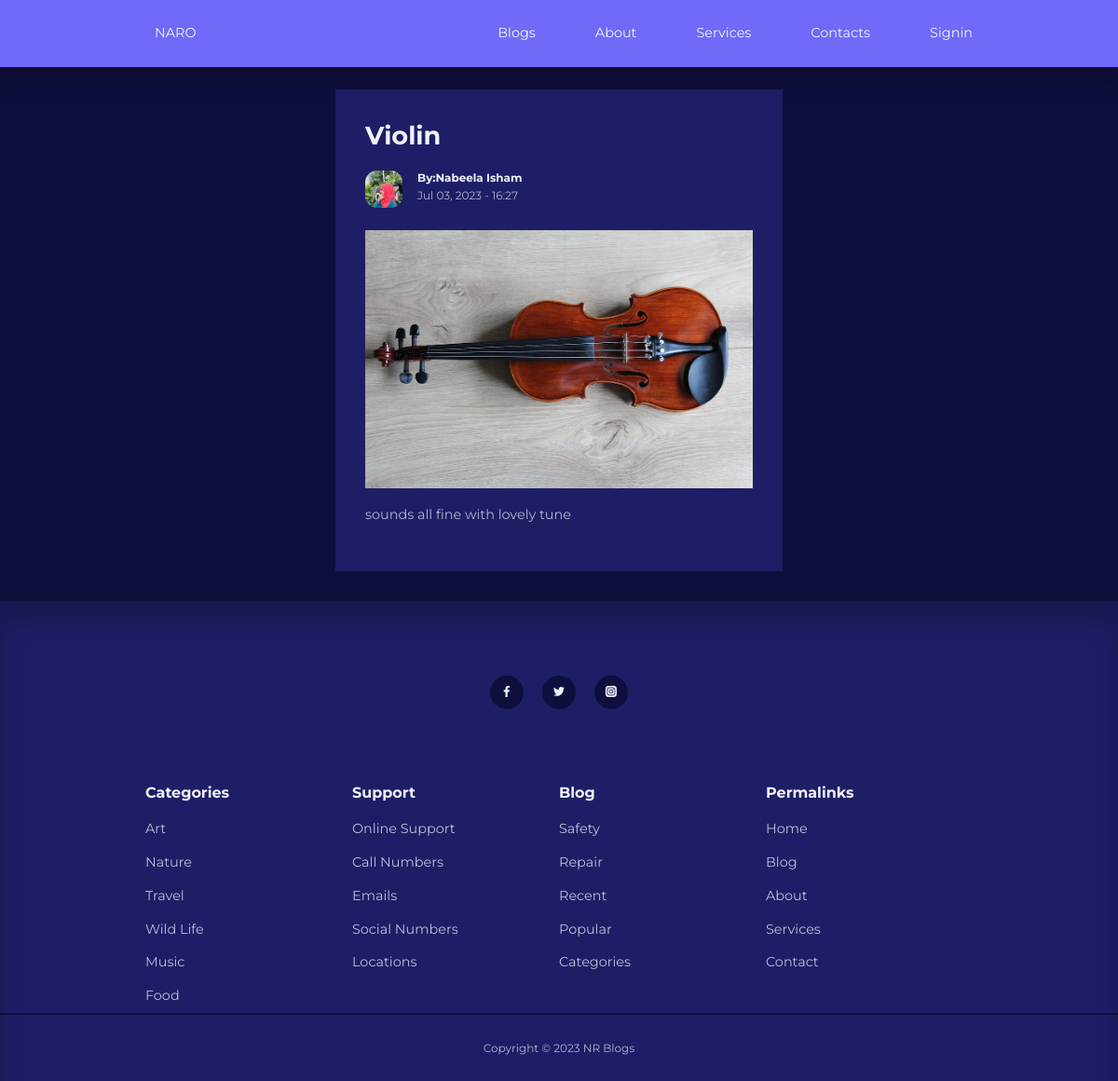
/posts.php?id=7, run on the app's committed database.
### tables this page shows
CREATE TABLE `posts` (
  `po_id` int(11) UNSIGNED NOT NULL,
  `title` varchar(255) NOT NULL,
  `body` text NOT NULL,
  `thumbnail` varchar(255) NOT NULL,
  `date_time` timestamp NOT NULL DEFAULT current_timestamp(),
  `category_id` int(11) UNSIGNED DEFAULT NULL,
  `author_id` int(11) UNSIGNED NOT NULL,
  `is_featured` tinyint(1) NOT NULL
);

CREATE TABLE `users` (
  `id` int(11) UNSIGNED NOT NULL,
  `firstname` varchar(50) NOT NULL,
  `lastname` varchar(50) NOT NULL,
  `username` varchar(50) NOT NULL,
  `email` varchar(100) NOT NULL,
  `password` varchar(255) NOT NULL,
  `avatar` varchar(255) NOT NULL,
  `is_admin` tinyint(1) NOT NULL
);

### posts.php (the view)
<?php
include 'partials/header.php';
if (isset($_GET['id'])) {
    $id = filter_var($_GET['id'], FILTER_SANITIZE_NUMBER_INT);
    $query = "SELECT * FROM posts WHERE po_id = $id";
    $result = mysqli_query($conn, $query);
    $post = mysqli_fetch_assoc($result);
} else {
    header('location:' . ROOT_URL . 'blog.php');
    die();
}
?>
    <section class="singlepost">
        <div class="container singlepost_container">
          <h2><?= $post['title'] ?></h2>
          <div class="post_author">
          <?php
           $author_id = $post['author_id'];
           $author_query = "SELECT * FROM users WHERE id=$author_id";
           $author_result = mysqli_query($conn, $author_query);
           $author = mysqli_fetch_assoc($author_result);
                ?>
            <div class="post_author-avatar">
                <img src="./Images/<?= $author['avatar']?>">
            </div>
            <div class="post_author-info">
                <h5>By:<?= "{$author['firstname']} {$author['lastname']} "?></h5>
                <small><?= date("M d, Y - H:i", strtotime($post['date_time'])) ?></small>
            </div>
         </div>
         <div class="singlepost_thumbnail">
            <img src="./post-images/<?= $post['thumbnail']?>" >
         </div>
        <p><?= $post['body'] ?></p>
        </div>
    </section>
    <?php
include 'partials/footer.php'
?>

### css/style.css (style rules this page uses)
:root { --color-primary: #6f6af8; --color-primary-light: hsl(242,91%,64,18%); --color-primary-variant:#5854c7; --color-primary-red:#da0f3f; --color-red-light:hsl(346,87%,46%,15%); --color-green:#00c476; --color-green-light:hsl(156,100%,38%,15%); --color-gray-900:#1e1e66; --color-gray-700:#2d2b7c; --color-gray-300:rgba(242,242,254,0.3); --color-gray-200:rgba(242,242,254,0.7); --color-white:#f2f2fe; --color-bg:#0f0f3e; --transition:all 300ms ease; --container-width-lg:74%; --container-width-md:88%; --form-width:40%; --card-border-radius-1:0.3rem; --card-border-radius-2:0.5rem; --card-border-radius-3:0.8rem; --card-border-radius-4:2rem; --card-border-radius-5:5rem; }
* { margin:0; padding:0; outline: 0; border:0; appearance: 0; list-style: none; text-decoration: none; box-sizing: border-box; }
body { font-family: 'Montserrat', sans-serif; line-height: 1.6; color: var(--color-gray-200); overflow-x: hidden; background: var(--color-bg); font-size: 0.9rem; }
.container { width: var(--container-width-lg); max-width: 1800px; margin-inline: auto; }
section { margin-top: 3rem; width: 100vw; }
h1, h2, h3, h4,h5 { color: var(--color-white); line-height: 1.3; }
h2 { font-size: 1.7rem; margin: 1rem 0; }
img { display: block; width: 100%; object-fit: cover; }
.post_author { display: flex; gap: 1rem; margin-top: 1.2rem; }
.post_author-avatar { width: 2.5rem; height: 2.5rem; border-radius: var(--card-border-radius-3); overflow: hidden; }
.singlepost { margin: 6rem 0 2rem; }
.singlepost_container { width: var(--form-width); background: var(--color-gray-900); padding: 1rem 2rem 3rem; }
.singlepost_thumbnail { margin: 1.5rem 0 1rem; }
.singlepost_container p { margin-top: 1rem; line-height: 1.7; }

### data on the page
posts: title "Violin", date_time "Jul 03, 2023 - 16:27", thumbnail (picture), body "sounds all fine with lovely tune"
users: avatar (picture), firstname "Nabeela", lastname "Isham"
